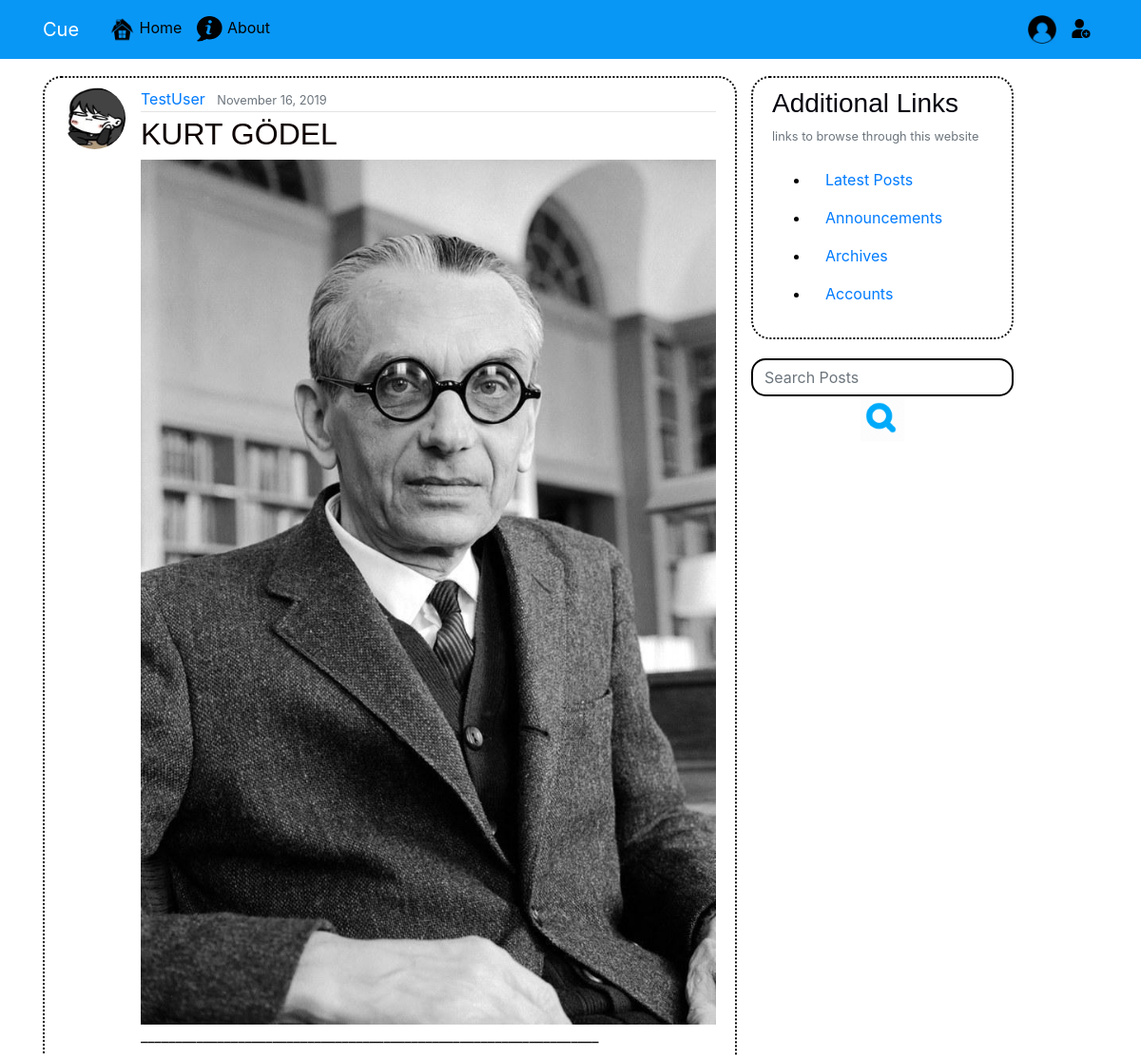
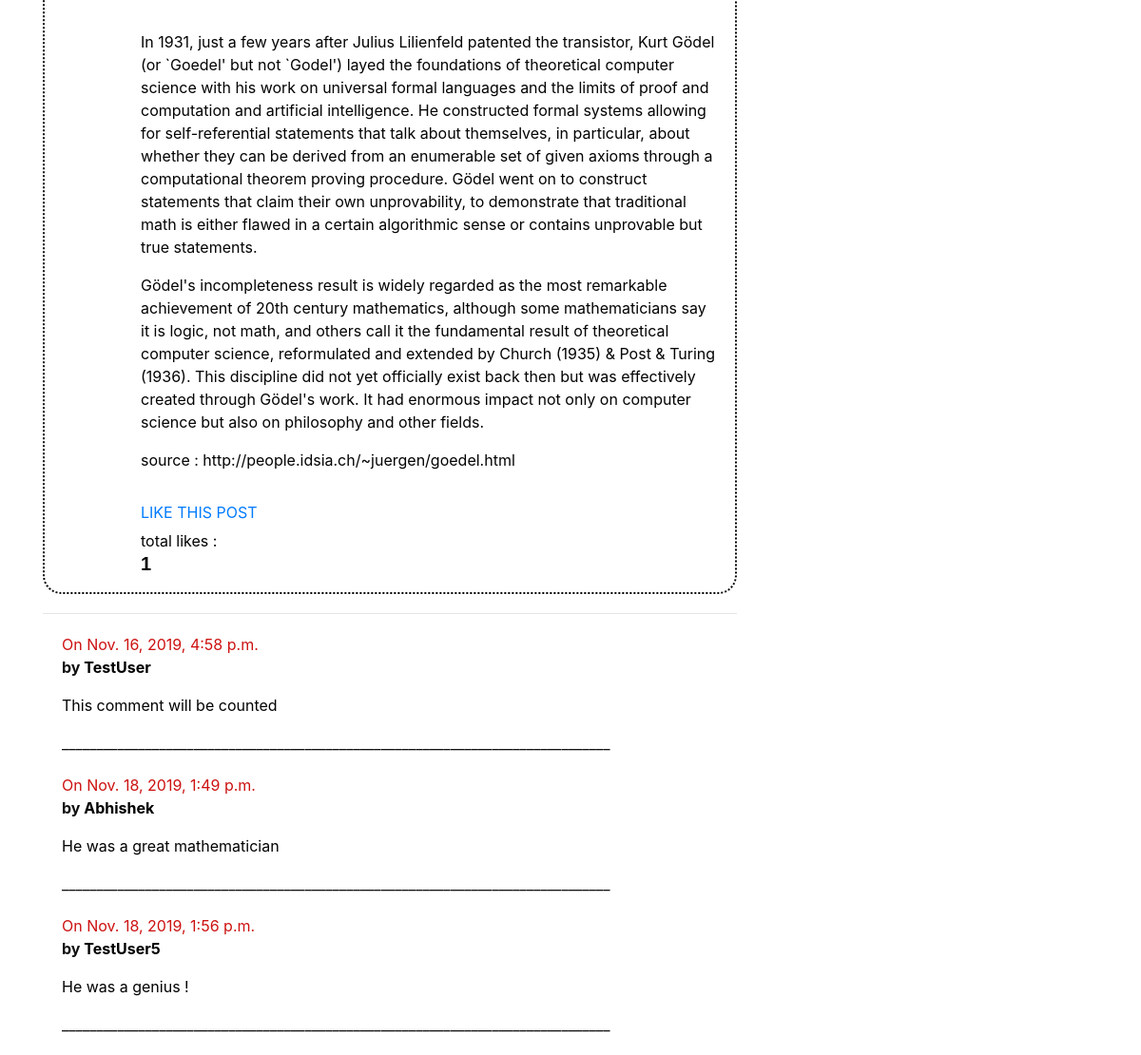
Page /post/40/ on the committed database (2 pictures, top to bottom).
### blog/models.py (models this page shows, shortened)
class Post(models.Model):
    title = models.CharField(max_length = 100)
    content = models.TextField()
    date_posted = models.DateTimeField(default=timezone.now)
    author  = models.ForeignKey(User,on_delete=models.CASCADE)
    image = models.ImageField(blank=True,null=True,upload_to='posts_pics')
    positive_votes = models.IntegerField(default=0)
    negative_votes = models.IntegerField(default=0)
    total_points = models.IntegerField(default=0)
    likes = models.PositiveIntegerField(default=0)
    @property
    def image_url(self):
        if self.image:
            img = Image.open(self.image.path)
            if img.height > 600 or img.width > 600:
                output_size = (400,300)
                img.save(self.image.path)
            return self.image.url
        return ''

class Comment(models.Model):
    post = models.ForeignKey('blog.Post', on_delete=models.CASCADE, related_name='comments')
    author = models.CharField(max_length=200)
    text = models.TextField()
    created_date = models.DateTimeField(default=timezone.now)
    approved_comment = models.BooleanField(default=False)#try True here

### users/models.py (models this page shows, shortened)
class Profile(models.Model):
    user = models.OneToOneField(User,on_delete=models.CASCADE)
    image = models.ImageField(default='default.png',upload_to='profile_pics')

### blog/views.py (the view)
# urls.py: path('post/<int:pk>/',PostDetailView.as_view(),name = 'post-detail'),
class PostDetailView(DetailView):
    model = Post

### blog/templates/blog/post_detail.html (shortened to what this page needs)
{% extends "blog/base.html" %}
{% block content %}
    <article class="media content-section">
      <img class = "rounded-circle article-img" src = "{{ post.author.profile.image.url }}">
            <div class="media-body">
              <div class="article-metadata">
                 <a class="mr-2" href="{% url 'user-posts' object.author.username %}">{{ object.author }}</a>
                 <small class="text-muted">{{ object.date_posted |date:"F d, Y"}}</small>
            </div>
              <h2 class="article-title" href="#">{{ object.title }}</h2>
              <img class = "img-fluid" src = "{{ post.image_url|default_if_none:'' }}">
              <br>__________________________________________________________________
              <p class="content"><br>{{ object.content|linebreaks }}</p>
                <div>
                    <a href="{% url 'like' pk=post.pk %}"> LIKE THIS POST
                    </a>
                    <div>  total likes : <h5 style="font-weight: bolder;">{{ object.likes }}</h5> </div>
                </div>
       </article>
    <hr>
            {% for comment in post.comments.all %}
                <div class="comment">
                    <div class="date">
                        <font color = "#cc1110">On {{ comment.created_date }}</font>
                    </div>
                    <strong>by <font color = "#010101"> {{ comment.author }}</font></strong>
                    <p><font color = "#020202"> {{ comment.text|linebreaks }} </font> </p>
                _______________________________________________________________________________
                </div>
            {% empty %}
                <p>No comments here yet :(</p>
            {% endfor %}
{% endblock content %}

### blog/static/blog/main.css (style rules this page uses)
body { background: #f0eaea; color: #111010; margin-top: 5rem; }
h1, h2, h3 { color: #030202; font-family: Arial, Helvetica, sans-serif; }
h4, h5, h6 { color:#020302; font-family: Helvetica; }
.content-section { background:transparent; padding: 10px 20px; border: 2.3px dotted #040404; border-radius: 19.44px; margin-bottom: 20px; color: #030303; }
.article-title { color: #0e0302; }
.article-img { height: 65px; width: 65px; margin-right: 16px; }
.article-metadata { padding-bottom: 1px; margin-bottom: 4px; border-bottom: 1px solid #e3e3e3 }
.comment { margin: 20px 0px 20px 20px; }

### rows in the picture
Post: author.profile.image (picture), author "TestUser", date_posted "November 16, 2019", title "KURT GÖDEL", image_url (picture), content "In 1931, just a few years after Julius Lilienfeld patented the transistor, Kurt Gödel (or `Goedel' but not `Godel') layed the foundations of theoretical computer science with his work on universal formal languages and the limits of proof and computation and artificial intelligence. He constructed formal systems allowing for self-referential statements that talk about themselves, in particular, about whether they can be derived from an enumerable set of given axioms through a computational theorem proving procedure. Gödel went on to construct statements that claim their own unprovability, to demonstrate that traditional math is either flawed in a certain algorithmic sense or contains…", likes "1"
Comment: created_date "Nov. 16, 2019, 4:58 p.m.", author "TestUser"
Comment: created_date "Nov. 18, 2019, 1:49 p.m.", author "Abhishek"
Comment: created_date "Nov. 18, 2019, 1:56 p.m.", author "TestUser5"
